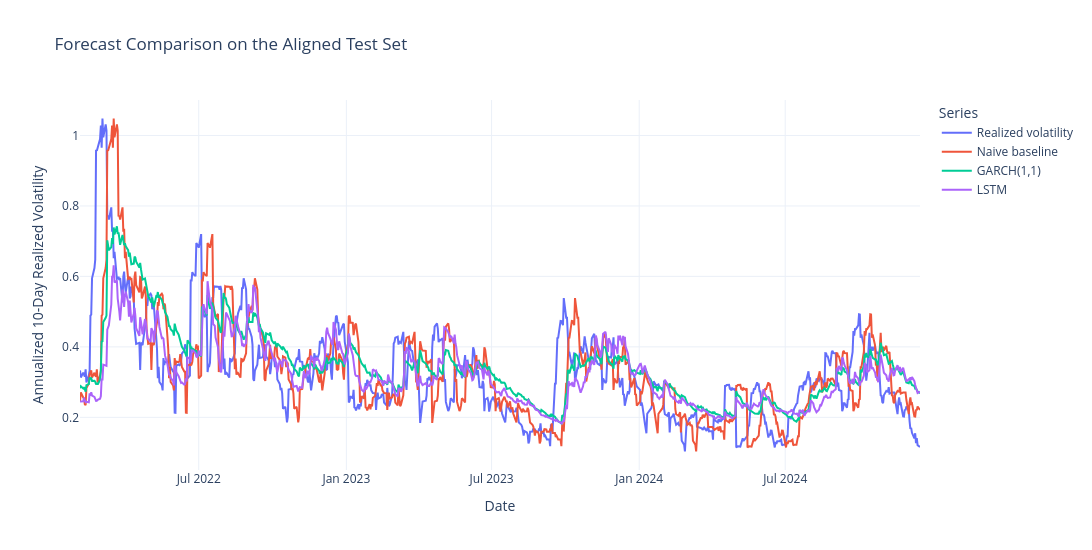

Notebook cell for this chart:
### Markdown cell above
## 12. Final forecast visualizations

In this section, we visualize the final forecasts on the aligned test set.

The figures compare:

- realized 10-day future volatility;
- naive baseline forecast;
- GARCH(1,1) forecast;
- LSTM forecast.

We also analyze the absolute forecast errors for each model.

### Code cell
# Forecast comparison on the aligned test set

fig_forecast = go.Figure()

fig_forecast.add_trace(
    go.Scatter(
        x=predictions["Date"],
        y=predictions["rv_realized"],
        mode="lines",
        name="Realized volatility"
    )
)

fig_forecast.add_trace(
    go.Scatter(
        x=predictions["Date"],
        y=predictions["pred_naive"],
        mode="lines",
        name="Naive baseline"
    )
)

fig_forecast.add_trace(
    go.Scatter(
        x=predictions["Date"],
        y=predictions["pred_garch"],
        mode="lines",
        name="GARCH(1,1)"
    )
)

fig_forecast.add_trace(
    go.Scatter(
        x=predictions["Date"],
        y=predictions["pred_lstm"],
        mode="lines",
        name="LSTM"
    )
)

fig_forecast.update_layout(
    title="Forecast Comparison on the Aligned Test Set",
    xaxis_title="Date",
    yaxis_title="Annualized 10-Day Realized Volatility",
    template="plotly_white",
    width=1100,
    height=550,
    legend_title="Series"
)

fig_forecast.show()

forecast_fig_path = os.path.join(FIGURES_DIR, "forecast_comparison.png")
fig_forecast.write_image(forecast_fig_path)

print("Forecast comparison figure saved to:", forecast_fig_path)

### Figure 1 — Plotly figure (JSON) as saved in the notebook; plotly's stock layout.template omitted (floating-point values rounded to 4 significant figures; data arrays with more than 128 entries replaced by an {"elided": "..."} marker saying what was removed)
{"data": [{"mode": "lines", "name": "Realized volatility", "type": "scatter", "x": {"elided": "741 str values"}, "y": {"elided": "741 float values"}}, {"mode": "lines", "name": "Naive baseline", "type": "scatter", "x": {"elided": "741 str values"}, "y": {"elided": "741 float values"}}, {"mode": "lines", "name": "GARCH(1,1)", "type": "scatter", "x": {"elided": "741 str values"}, "y": {"elided": "741 float values"}}, {"mode": "lines", "name": "LSTM", "type": "scatter", "x": {"elided": "741 str values"}, "y": {"elided": "741 float values"}}], "layout": {"height": 550, "legend": {"title": {"text": "Series"}}, "title": {"text": "Forecast Comparison on the Aligned Test Set"}, "width": 1100, "xaxis": {"title": {"text": "Date"}}, "yaxis": {"title": {"text": "Annualized 10-Day Realized Volatility"}}}}
